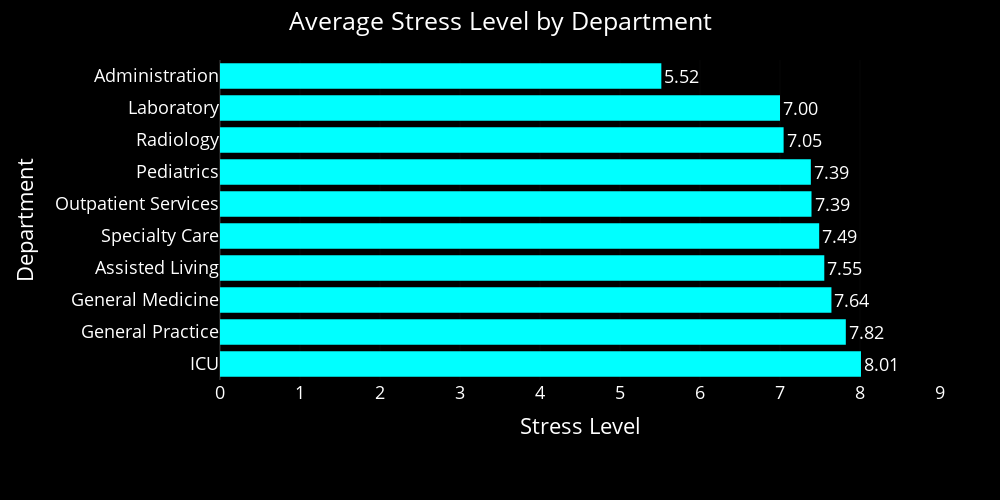

The notebook cell saved with this chart:
### Code cell
# 2) Group by Department and calculate the average Stress Level
avg_stress_by_dept = (
    mental_health_df
    .groupby('Department', as_index=False)['Stress Level']
    .mean()
)

# 3) Sort the departments by Stress Level, descending
avg_stress_by_dept = avg_stress_by_dept.sort_values(by='Stress Level', ascending=False)

# 4) Create the horizontal bar chart with data labels
fig = px.bar(
    avg_stress_by_dept,
    x='Stress Level',
    y='Department',
    orientation='h',
    title='Average Stress Level by Department',
    labels={'Stress Level': 'Stress Level', 'Department': 'Department'},
    color_discrete_sequence=['#00ffff'],
    text='Stress Level'
)

# 5) Format text and axes so labels don’t overlap
fig.update_traces(
    texttemplate='%{text:.2f}',
    textposition='outside',
    cliponaxis=False
)
fig.update_xaxes(automargin=True)

# 6) Unified layout & styling
fig.update_layout(
    template='presentation',
    xaxis_title='Stress Level',
    yaxis_title='Department',
    xaxis_range=[0, 9],
    width=1000,
    height=500,
    margin=dict(l=220, r=60, t=60, b=120),
    paper_bgcolor='rgb(0, 0, 0)',
    plot_bgcolor='rgb(0, 0, 0)',
    font=dict(color='white'),
    legend_title=dict(text='Income Level')
)

# 7) Render & export
fig.show()
os.makedirs(results_dir, exist_ok=True)
fig.write_image(os.path.join(results_dir, 'Average_stress_level_by_Department.jpg'))
fig.write_image(os.path.join(results_dir, 'Average_stress_level_by_Department.png'))
fig.write_html(os.path.join(results_dir, 'Average_stress_level_by_Department.html'))

### Figure 1 — Plotly figure (JSON) as saved in the notebook; plotly's stock layout.template omitted (floating-point values rounded to 4 significant figures)
{"data": [{"cliponaxis": false, "hovertemplate": "Stress Level=%{text}<br>Department=%{y}<extra></extra>", "legendgroup": "", "marker": {"color": "#00ffff", "pattern": {"shape": ""}}, "name": "", "orientation": "h", "showlegend": false, "text": [8.012, 7.823, 7.643, 7.554, 7.49, 7.394, 7.385, 7.045, 7.0, 5.517], "textposition": "outside", "texttemplate": "%{text:.2f}", "type": "bar", "x": [8.012, 7.823, 7.643, 7.554, 7.49, 7.394, 7.385, 7.045, 7.0, 5.517], "xaxis": "x", "y": ["ICU", "General Practice", "General Medicine", "Assisted Living", "Specialty Care", "Outpatient Services", "Pediatrics", "Radiology", "Laboratory", "Administration"], "yaxis": "y"}], "layout": {"barmode": "relative", "font": {"color": "white"}, "height": 500, "legend": {"title": {"text": "Income Level"}, "tracegroupgap": 0}, "margin": {"b": 120, "l": 220, "r": 60, "t": 60}, "paper_bgcolor": "rgb(0, 0, 0)", "plot_bgcolor": "rgb(0, 0, 0)", "title": {"text": "Average Stress Level by Department"}, "width": 1000, "xaxis": {"anchor": "y", "automargin": true, "domain": [0, 1], "range": [0, 9], "title": {"text": "Stress Level"}, "type": "linear"}, "yaxis": {"anchor": "x", "autorange": true, "domain": [0, 1], "range": [-0.5, 9.5], "title": {"text": "Department"}, "type": "category"}}}
